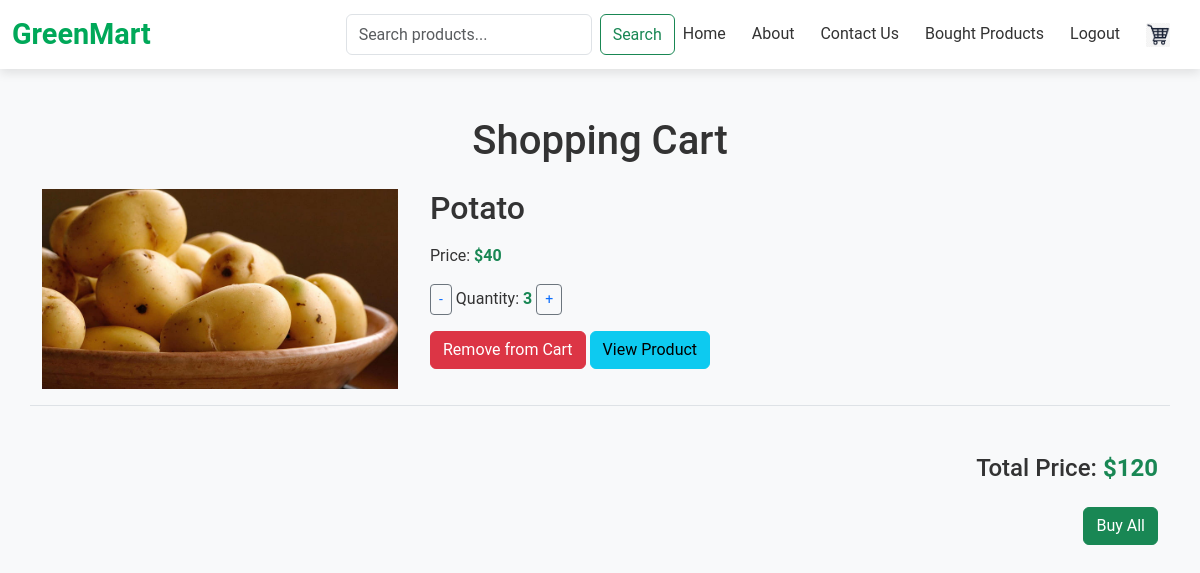
Page /view_cart/ (signed in) on the committed database.
### gm_app/models.py (models this page shows)
class Cart(models.Model):
    product=models.ForeignKey(Product,on_delete=models.CASCADE)
    user=models.ForeignKey(User,on_delete=models.CASCADE)
    qty=models.IntegerField()
    is_active = models.BooleanField(default=True)

class Product(models.Model):
    pid=models.TextField()
    name=models.TextField()
    dis=models.TextField()
    offer_price=models.IntegerField()
    price=models.IntegerField()
    stock=models.IntegerField()
    category=models.ForeignKey(Category,on_delete=models.CASCADE)
    img=models.FileField()

### gm_app/views.py (the view)
# urls.py: path('view_cart/', views.view_cart, name='view_cart'),
def view_cart(request,):
    cart = Cart.objects.filter(user=request.user)
    if not cart.exists():
        return redirect('user_home')
    cart_total = sum(item.product.offer_price * item.qty for item in cart)
    return render(request, 'user/cart.html', {'cart': cart, 'cart_total': cart_total})

### templates/user/cart.html (shortened to what this page needs)
<!DOCTYPE html>
<html lang="en">
<head>
    <link href="https://cdn.jsdelivr.net/npm/bootstrap@5.3.3/dist/css/bootstrap.min.css" rel="stylesheet">
    {% load static %}
</head>
<body>
    <nav class="navbar navbar-expand-lg navbar-light bg-white sticky-top">
        <div class="container-fluid">
            <a class="navbar-brand" href="{% url 'user_home' %}">GreenMart</a>
            <div class="collapse navbar-collapse" id="navbarNav">
                <ul class="navbar-nav ms-auto">
                    <form class="d-flex ms-3" method="GET" action="{% url 'product_search' %}">
                        <input class="form-control me-2" type="search" name="query" placeholder="Search products..." aria-label="Search">
                        <button class="btn btn-outline-success" type="submit">Search</button>
                    </form>
                    <li class="nav-item"><a class="nav-link" href="{% url 'user_home' %}">Home</a></li>
                    <li class="nav-item"><a class="nav-link" href="{% url 'about_user' %}">About</a></li>
                    <li class="nav-item"><a class="nav-link" href="{% url 'contact_user' %}">Contact Us</a></li>
                    <li class="nav-item"><a class="nav-link" href="{% url 'bought_products' %}">Bought Products</a></li>
                    <li class="nav-item"><a class="nav-link" href="{% url 'logout' %}">Logout</a></li>
                    <li class="nav-item"><a class="nav-link" href="{% url 'view_cart' %}"><img src="{% static 'img/cart.png' %}" alt="Cart" style="width: 24px;"></a></li>
                </ul>
            </div>
        </div>
    </nav>
    <div class="container mt-5">
        <h1 class="text-center mb-4">Shopping Cart</h1>
        {% if cart %}
        <div class="row">
            {% for i in cart %}
            <div class="col-lg-12 mb-4 border-bottom pb-3">
                <div class="row">
                    <div class="col-md-4 col-12">
                        <img src="{{ i.product.img.url }}" class="cart-product-img" alt="Product Image">
                    </div>
                    <div class="col-md-8 col-12 cart-product-details">
                        <h2 class="mb-3">{{ i.product.name }}</h2>
                        <p>Price: <span class="text-success fw-bold">${{ i.product.offer_price }}</span></p>
                        <p>
                            <button class="btn btn-outline-secondary btn-sm">
                                <a href="{% url 'decrease_quantity' i.pk %}" style="text-decoration: none;">-</a>
                            </button>
                            Quantity: <span class="text-success fw-bold">{{ i.qty }}</span>
                            <button class="btn btn-outline-secondary btn-sm">
                                 <a href="{% url 'increase_quantity' i.pk %}" style="text-decoration: none;">+</a>
                            </button>
                        </p>
                        <a href="{% url 'remove_from_cart' i.pk %}" class="btn btn-danger mb-2">Remove from Cart</a>
                        <a href="{% url 'product_view' i.product.pk %}" class="btn btn-info mb-2">View Product</a>
                    </div>
                </div>
            </div>
            {% endfor %}
        </div>
        <div class="row mt-4">
            <div class="col-12 text-end">
                <h3 class="cart-total">Total Price: <span class="text-success fw-bold">${{ cart_total }}</span></h3>
                <a href="#" class="btn btn-success mt-3">Buy All</a>
            </div>
        </div>
        {% else %}
        <div class="row">
            <div class="col-lg-12 text-center">
                <h3 class="text-muted">Your cart is empty!</h3>
            </div>
        </div>
        {% endif %}
    </div>
</body>
</html>

### templates/user/cart.html (style rules this page uses)
body { font-family: 'Roboto', Arial, sans-serif; background-color: #f8f9fa; color: #333; }
.navbar-brand { font-weight: bold; color: #00a859 !important; font-size: 1.8rem; }
.navbar { box-shadow: 0 4px 10px rgba(0, 0, 0, 0.1); }
.nav-link { color: #333 !important; margin-right: 10px; }
.cart-product-img { max-width: 100%; height: auto; }
.cart-product-details { padding-left: 20px; }
.cart-total { font-size: 1.5rem; }

### rows in the picture
Cart: product.img (picture), product.name "Potato", product.offer_price "40", qty "3"

### other values in the picture
{{ cart_total }} "120"
